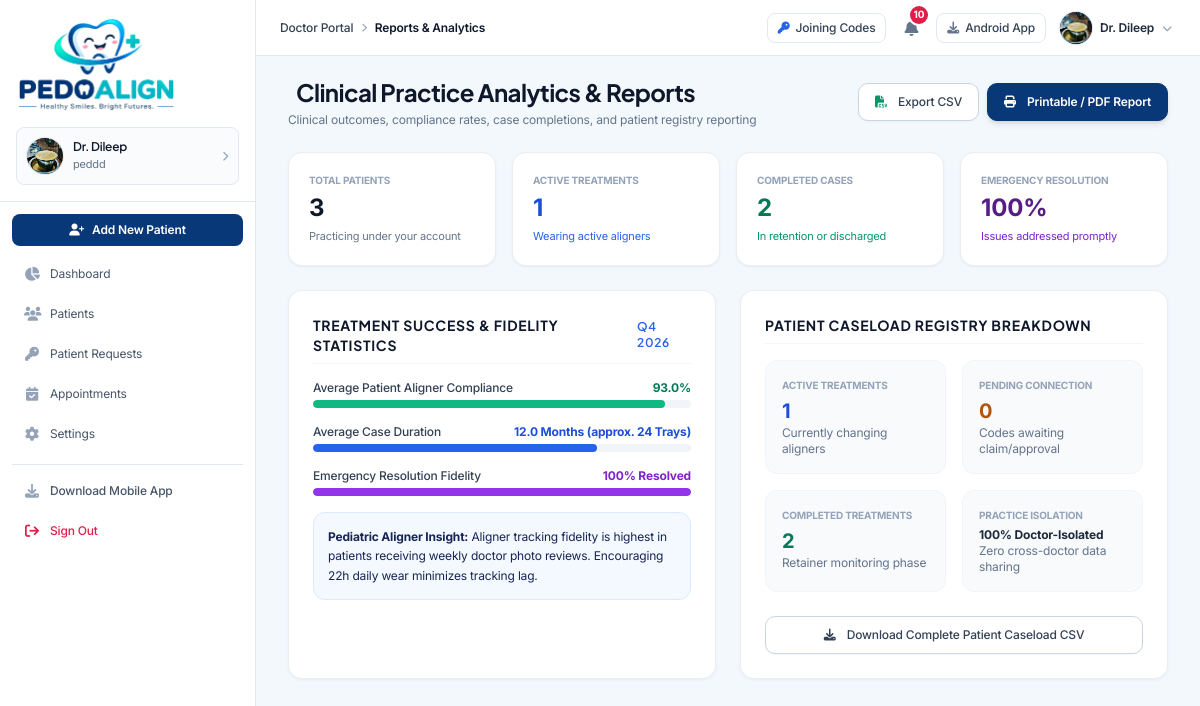
The app's page /reports/ (signed in), older data.
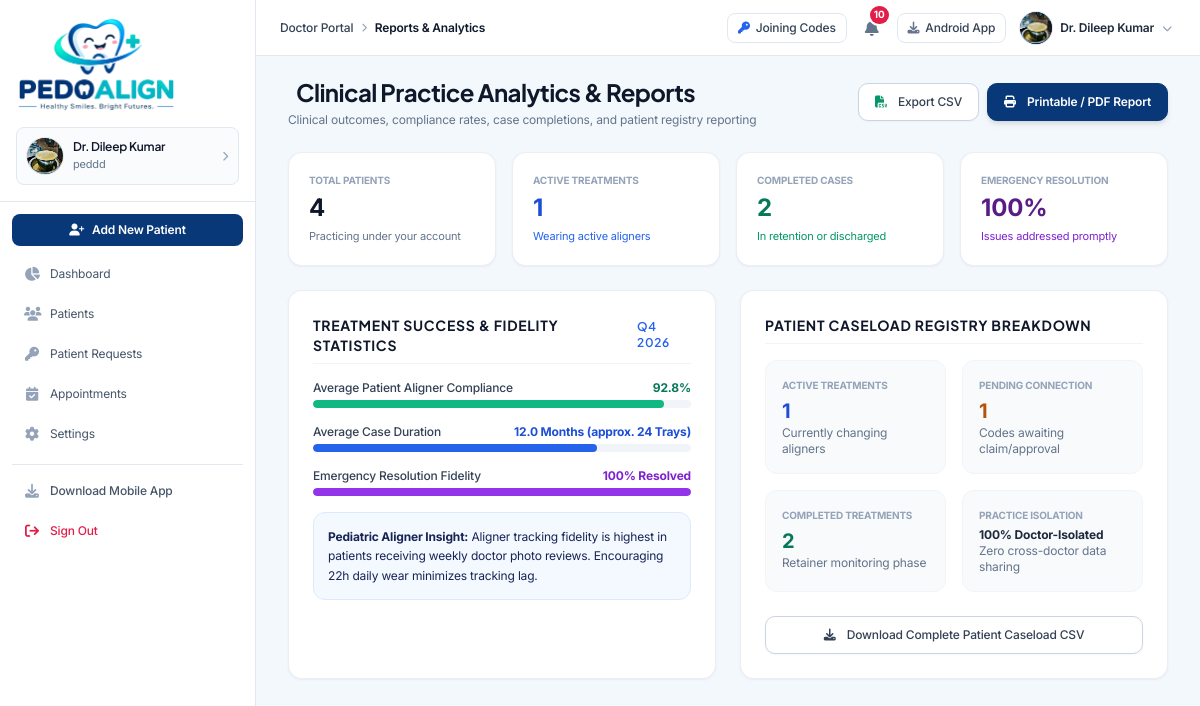
The same page, newer data.
### doctor/models.py (models this page shows, shortened)
class DoctorProfile(models.Model):
    SPECIALIZATION_CHOICES = [
        ('Pedodontist', 'Pedodontist'),
        ('Pediatric Dentist', 'Pediatric Dentist'),
        ('Dentist', 'Dentist'),
    ]
    user = models.OneToOneField(User, on_delete=models.CASCADE, related_name='doctor_profile')
    full_name = models.CharField(max_length=200)
    phone_number = models.CharField(max_length=50)
    dental_qualification = models.CharField(max_length=200, help_text="e.g. BDS, MDS, Pediatric Dentist")
    specialization = models.CharField(max_length=150, default='Pedodontist', help_text="Specialization entered by the doctor")
    ksdc_registration_number = models.CharField(max_length=100, blank=True, null=True, help_text="Karnataka State Dental Council (KSDC) Registration Number")
    clinic_name = models.CharField(max_length=250)
    clinic_address = models.TextField()
    license_number = models.CharField(max_length=100, blank=True, null=True)
    profile_picture = models.ImageField(upload_to='doctor_profiles/', blank=True, null=True)
    bio = models.TextField(blank=True, null=True)
    email_notifications = models.BooleanField(default=True)
    sms_alerts = models.BooleanField(default=True)
    emergency_push = models.BooleanField(default=True)
    created_at = models.DateTimeField(auto_now_add=True)
    updated_at = models.DateTimeField(auto_now=True)

### doctor/views.py (the view)
# urls.py: path('reports/', views.reports_analytics_view, name='reports_analytics'),
@login_required
def reports_analytics_view(request):
    doctor = get_doctor_or_none(request.user)
    if not doctor:
        return redirect('doctor:login')
    patients_qs = Patient.objects.filter(doctor=doctor)
    total_patients = patients_qs.count()
    active_count = patients_qs.filter(treatment_status='ACTIVE').count()
    completed_count = patients_qs.filter(treatment_status='COMPLETED').count()
    pending_count = patients_qs.filter(treatment_status='PENDING_CONNECTION').count()
    plans_qs = TreatmentPlan.objects.filter(patient__doctor=doctor)
    avg_compliance = plans_qs.aggregate(avg=Avg('compliance_score'))['avg'] or 0
    avg_duration = plans_qs.aggregate(avg=Avg('estimated_duration_months'))['avg'] or 0
    resolved_emergencies = EmergencyAlert.objects.filter(patient__doctor=doctor, status='RESOLVED').count()
    total_emergencies = EmergencyAlert.objects.filter(patient__doctor=doctor).count()
    emergency_resolution_rate = int((resolved_emergencies / total_emergencies) * 100) if total_emergencies > 0 else 100
    context = {
        'doctor': doctor,
        'total_patients': total_patients,
        'active_count': active_count,
        'completed_count': completed_count,
        'pending_count': pending_count,
        'avg_compliance': round(avg_compliance, 1),
        'avg_duration': round(avg_duration, 1),
        'emergency_resolution_rate': emergency_resolution_rate,
        'patients': patients_qs[:10],
    }
    return render(request, 'doctor/reports/reports_dashboard.html', context)

### doctor/views.py (called while the page is built)
def get_doctor_or_none(user):
    if not user.is_authenticated:
        return None
    try:
        return user.doctor_profile
    except DoctorProfile.DoesNotExist:
        return None

### patient/context_processors.py (called while the page is built, shortened)
def patient_context(request):
    if not request.user.is_authenticated:
        return {}
    patient_profile = getattr(request.user, 'patient_profile', None)
    if not patient_profile:
        return {}

### doctor/templates/doctor/reports/reports_dashboard.html (shortened to what the changed rows need)
{% extends 'doctor/base.html' %}
{% load static %}
{% block content %}
<div class="space-y-6">
    <div class="flex flex-col sm:flex-row sm:items-center sm:justify-between gap-4">
        <div>
            <h1 class="text-2xl font-bold text-slate-900 tracking-tight flex items-center gap-2">
                 Clinical Practice Analytics & Reports
            </h1>
        </div>
    </div>
    <div class="grid grid-cols-2 sm:grid-cols-4 gap-4">
        <div class="pa-card p-5">
            <span class="text-[10px] font-bold uppercase text-slate-400 block">Total Patients</span>
            <div class="text-2xl font-bold text-slate-900 mt-1">{{ total_patients }}</div>
            <p class="text-[11px] text-slate-500 mt-1">Practicing under your account</p>
        </div>
    </div>
    <div class="grid grid-cols-1 lg:grid-cols-2 gap-6">
        <div class="pa-card p-6 space-y-4">
            <div class="space-y-4 text-xs">
                <div>
                    <div class="flex justify-between mb-1">
                        <span class="font-medium text-slate-700">Average Patient Aligner Compliance</span>
                        <span class="font-bold text-emerald-700">{{ avg_compliance }}%</span>
                    </div>
                    <div class="w-full bg-slate-100 rounded-full h-2 overflow-hidden">
                        <div class="bg-emerald-500 h-2 rounded-full" style="width: {{ avg_compliance }}%"></div>
                    </div>
                </div>
            </div>
        </div>
        <div class="pa-card p-6 space-y-4">
            <div class="grid grid-cols-2 gap-4 text-xs">
                <div class="p-4 bg-slate-50 rounded-xl border border-slate-100">
                    <span class="text-slate-400 block uppercase font-bold text-[10px]">Pending Connection</span>
                    <span class="text-xl font-bold text-amber-700 mt-1 block">{{ pending_count }}</span>
                    <span class="text-slate-500">Codes awaiting claim/approval</span>
                </div>
            </div>
        </div>
    </div>
</div>
{% endblock %}

### doctor/templates/doctor/base.html (shortened to what the changed rows need)
{% load static %}
<!DOCTYPE html>
<html lang="en" class="h-full bg-[#F3F8FC]">
<head>
    <script src="https://cdn.tailwindcss.com"></script>
    <link rel="stylesheet" href="https://cdnjs.cloudflare.com/ajax/libs/font-awesome/6.5.1/css/all.min.css">
    <link rel="stylesheet" href="{% static 'doctor/css/custom.css' %}">
</head>
<body class="h-full flex flex-col font-sans text-slate-700 bg-[#F3F8FC] antialiased selection:bg-teal-100 selection:text-navy-900">
    <div class="flex h-screen overflow-hidden">
        <aside id="sidebar" class="hidden lg:flex lg:flex-col lg:w-64 bg-white border-r border-slate-200 z-30 flex-shrink-0">
            <div class="p-4 border-b border-slate-200 bg-white">
                {% if current_doctor %}
                <a href="{% url 'doctor:settings' %}" class="mt-3.5 p-2.5 rounded-lg border border-slate-200 bg-slate-50/70 hover:bg-slate-100 hover:border-slate-300 transition flex items-center gap-2.5 text-left group block" title="Doctor Profile & Settings">
                    <div class="relative w-9 h-9 rounded-full overflow-hidden flex-shrink-0 ring-1 ring-slate-200 bg-white">
                        {% if current_doctor.profile_picture %}
                            <img src="{{ current_doctor.profile_picture.url }}" alt="Dr. {{ current_doctor.full_name }}" class="w-full h-full object-cover">
                        {% else %}
                            <img src="{% static 'doctor/images/doctor_avatar_sample_hq.png' %}" alt="Dr. {{ current_doctor.full_name }}" class="w-full h-full object-cover">
                        {% endif %}
                    </div>
                    <div class="min-w-0 flex-1">
                        <h4 class="text-xs font-semibold text-slate-900 truncate leading-tight group-hover:text-blue-600 transition">
                            Dr. {{ current_doctor.full_name|default:"Doctor" }}
                        </h4>
                        <p class="text-[11px] text-slate-500 truncate mt-0.5">
                            {{ current_doctor.specialization|default:current_doctor.dental_qualification|default:"Dental Specialist" }}
                        </p>
                    </div>
                    <i class="fa-solid fa-chevron-right text-[10px] text-slate-400 group-hover:text-slate-600 transition"></i>
                </a>
                {% endif %}
            </div>
        </aside>
        <div class="flex-1 flex flex-col min-w-0 overflow-hidden bg-[#F3F8FC]">
            <header class="h-14 w-full bg-white border-b border-slate-200 flex items-center justify-between px-4 sm:px-6 z-30 shadow-xs flex-shrink-0">
                <div class="flex items-center gap-2.5">
                    {% if current_doctor %}
                    <div class="relative" id="userProfileContainer">
                        <button type="button"
                                id="userProfileBtn"
                                onclick="toggleProfileDropdown(event)"
                                class="flex items-center gap-2 p-1 rounded-lg hover:bg-slate-100 transition focus:outline-none focus:ring-2 focus:ring-blue-100"
                                aria-label="Open doctor profile menu"
                                aria-expanded="false"
                                aria-haspopup="true">
                            <div class="w-8 h-8 rounded-full bg-blue-600 text-white font-medium flex items-center justify-center text-xs overflow-hidden ring-1 ring-slate-200 shadow-xs pointer-events-none">
                                {% if current_doctor.profile_picture %}
                                    <img src="{{ current_doctor.profile_picture.url }}" alt="{{ current_doctor.full_name }}" class="w-full h-full object-cover pointer-events-none">
                                {% else %}
                                    <img src="{% static 'doctor/images/doctor_avatar_sample_hq.png' %}" alt="{{ current_doctor.full_name }}" class="w-full h-full object-cover pointer-events-none">
                                {% endif %}
                            </div>
                            <span class="hidden md:inline-block text-xs font-semibold text-slate-800 pointer-events-none">Dr. {{ current_doctor.full_name }}</span>
                            <i class="fa-solid fa-chevron-down text-[10px] text-slate-400 pointer-events-none"></i>
                        </button>
                    </div>
                    {% endif %}
                </div>
            </header>
            <main class="flex-1 overflow-y-auto px-4 sm:px-6 lg:px-8 py-5 pb-24 lg:pb-6 custom-scrollbar">
                {% block content %}{% endblock %}
            </main>
        </div>
    </div>
</body>
</html>

Row changes from the older to the newer data that the page shows:
changed DoctorProfile "peddd": full_name "Dileep" → "Dileep Kumar"
Text that changed along with them:
{{ total_patients }}: "3" → "4"
{{ avg_compliance }}: "93.0" → "92.8"
{{ avg_compliance }}: 93.0 → 92.8 (drawn)
{{ pending_count }}: "0" → "1"
